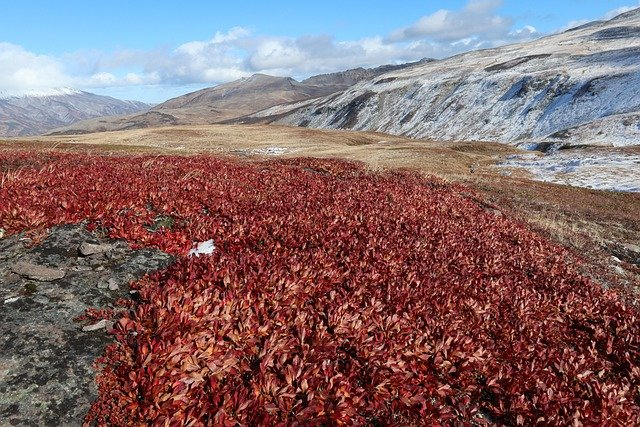
#> input picture sample.jpg, 640 x 427 px
$ python main.py
#> lines starting #> are read from the running program, lines starting #| are printed output that depends on the picture; after the words box and inside, x2 and y2 are one past the last pixel; in counts of white or black regions, pixels touching at a corner belong together
import cv2
import sys

# imread : 画像ファイルを読み込んで、多次元配列(numpy.ndarray)にする。
# imreadについて : https://kuroro.blog/python/wqh9VIEmRXS4ZAA7C4wd/
# 第一引数 : 画像のファイルパス
# 戻り値 : 行 x 列 x 色の三次元配列(numpy.ndarray)が返される。
img = cv2.imread('./sample.jpg')
#> img is the input picture: shape (427, 640, 3); mean B, G, R 107.2, 104.9, 131

# 画像ファイルが正常に読み込めなかった場合、プログラムを終了する。
if img is None:
    sys.exit("Could not read the image.")

# circle関数 : 画像内へ円を描画する関数

# 第一引数(必須) : 多次元配列(画像情報)
# 第二引数(必須) : 円の中心座標。tuple型。
# 第三引数(必須) : 円の半径(px)を指定する。int型(0以上の整数のみ指定可能)。
# 第四引数(必須) : 円の色を指定する。B(Blue)G(Green)R(Red)形式で指定する。tuple型。

# thickness : 円の枠線の太さ(px)を指定する。int型。デフォルト(thicknessを指定しない場合)は1が設定される。
# 負の整数(-1, -3など)を与えると、枠線で囲まれる円の、中の塗りつぶしを行います。
cv2.circle(img, (300, 250), 50, (255, 0, 0), thickness=-1)
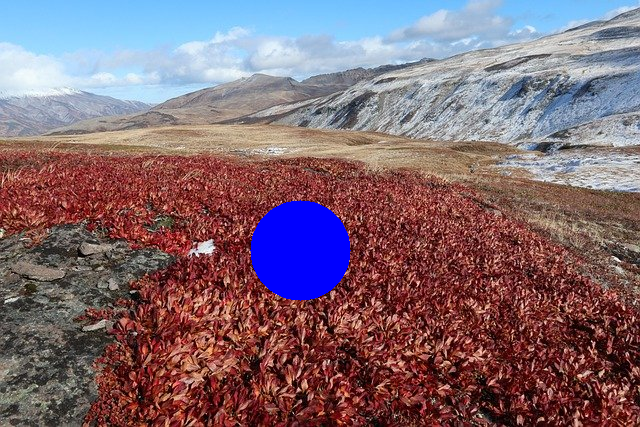
#> img: shape (427, 640, 3); 2.87% of pixels changed, all inside (x1, y1, x2, y2) = (250, 200, 351, 301)

# imwrite : 画像の保存を行う関数
# 第一引数 : 保存先の画像ファイル名
# 第二引数 : 多次元配列(numpy.ndarray)
# <第二引数の例>
# [
# [
# [234 237 228]
# ...
# [202 209 194]
# ]
# [
# [10 27 16]
# ...
# [36 67 46]
# ]
# [
# [34 51 40]
# ...
# [50 81 60]
# ]
# ]
# imwriteについて : https://kuroro.blog/python/i0tNE1Mp8aEz8Z7n6Ggg/
cv2.imwrite('output.jpg', img)
